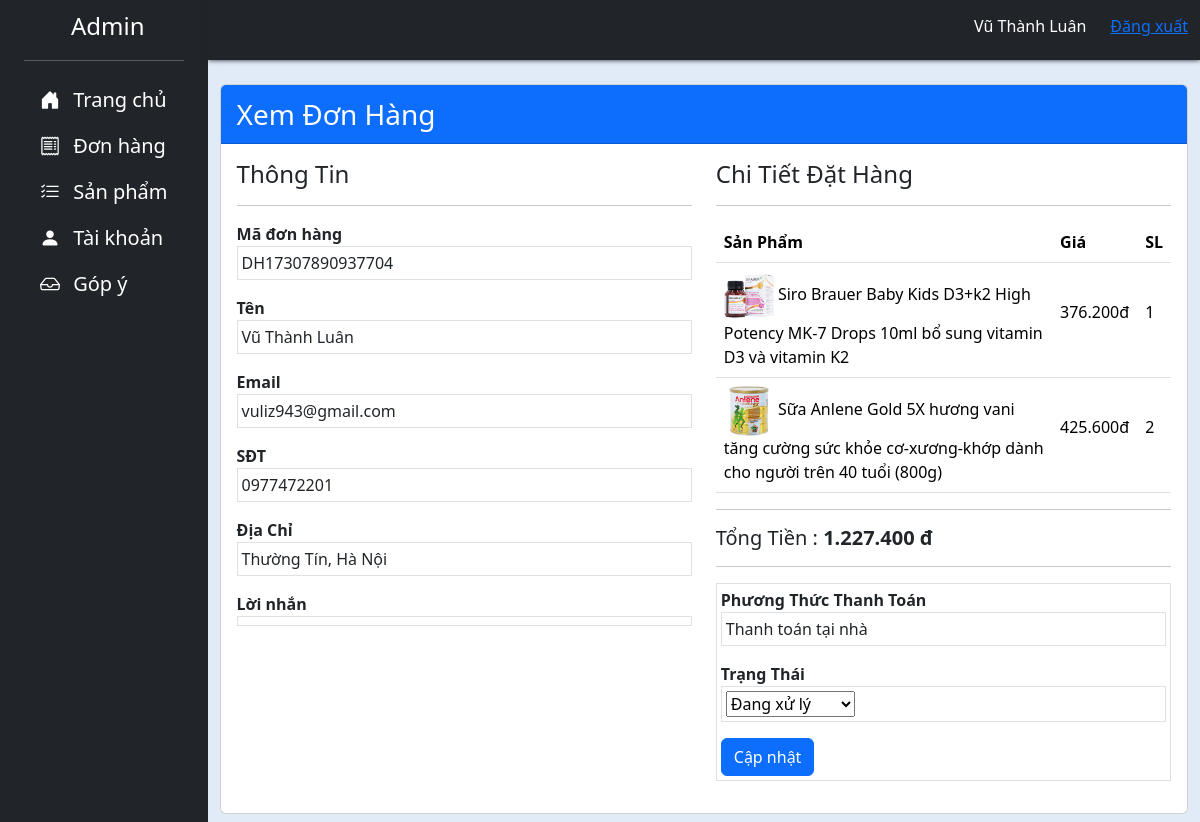
/Admin/admin-ordersdetail.php?ma=DH17307890937704 (signed in), run on the app's committed database.
### tables this page shows
CREATE TABLE `orders` (
  `id` int(4) NOT NULL,
  `ma_don_hang` varchar(20) NOT NULL,
  `user_id` int(4) NOT NULL,
  `name` varchar(50) NOT NULL,
  `email` varchar(50) NOT NULL,
  `sdt` varchar(15) NOT NULL,
  `address` varchar(150) NOT NULL,
  `comment` varchar(300) NOT NULL,
  `total` int(9) NOT NULL,
  `status` int(1) NOT NULL,
  `time` varchar(20) NOT NULL
);

CREATE TABLE `order_items` (
  `id` int(4) NOT NULL,
  `order_id` int(4) NOT NULL,
  `id_san_pham` int(4) NOT NULL,
  `sl` int(3) NOT NULL,
  `gia` int(8) NOT NULL
);

CREATE TABLE `san_pham` (
  `id` int(5) NOT NULL,
  `ten_san_pham` varchar(255) NOT NULL,
  `gia` int(9) NOT NULL,
  `img` varchar(255) DEFAULT NULL,
  `danh_muc` varchar(50) DEFAULT NULL,
  `quy_cach` text DEFAULT NULL,
  `nha_san_xuat` varchar(60) DEFAULT NULL,
  `nuoc_san_xuat` varchar(15) DEFAULT NULL,
  `thanh_phan` text DEFAULT NULL,
  `cong_dung` text DEFAULT NULL,
  `doi_tuong_su_dung` text DEFAULT NULL,
  `cach_su_dung` text DEFAULT NULL,
  `thoi_han_su_dung` varchar(20) DEFAULT NULL,
  `bao_quan` text DEFAULT NULL,
  `luu_y_khi_su_dung` text DEFAULT NULL,
  `so_dang_ky` varchar(20) DEFAULT NULL
);

### component/database.php (called while the page is built, shortened)
<?php
function dsitem($ma)
{
    return "SELECT
                san_pham.ten_san_pham AS name,
                san_pham.img AS img,
                order_items.sl,
                order_items.gia
            FROM
                order_items
            JOIN
                san_pham ON order_items.id_san_pham = san_pham.id
            WHERE
                order_items.order_id = (SELECT id FROM orders WHERE ma_don_hang = '" . $ma . "');";
}

### Admin/admin-ordersdetail.php (the view, shortened to what this page needs)
<?php include "header.php" ?>
<?php
if (isset($_GET['ma'])) {
    $ma = $_GET['ma'];
    $sql = "SELECT * FROM orders WHERE ma_don_hang = '$ma'";
    $result = $conn->query($sql);
    if ($result->num_rows > 0) {
        $data = mysqli_fetch_array($result);
    } else {
        echo "0 kết quả";
    }
} else {
    die();
}
?>
<div class="row py-2">
    <div class="container">
        <div class="">
            <div class="row">
                <div class="col-md-12">
                    <div class="card">
                        <div class="card-header bg-primary">
                            <span class="text-white fs-3">Xem Đơn Hàng</span>
                        </div>
                        <div class="card-body">
                            <div class="row">
                                <div class="col-md-6">
                                    <h4>Thông Tin</h4>
                                    <hr>
                                    <div class="row">
                                        <div class="col-md-12 mb-3">
                                            <label class="fw-bold">Mã đơn hàng</label>
                                            <div class="border p-1">
                                                <?= $data['ma_don_hang']; ?>
                                            </div>
                                        </div>
                                        <div class="col-md-12 mb-3">
                                            <label class="fw-bold">Tên</label>
                                            <div class="border p-1">
                                                <?= $data['name']; ?>
                                            </div>
                                        </div>
                                        <div class="col-md-12 mb-3">
                                            <label class="fw-bold">Email</label>
                                            <div class="border p-1">
                                                <?= $data['email']; ?>
                                            </div>
                                        </div>
                                        <div class="col-md-12 mb-3">
                                            <label class="fw-bold">SĐT</label>
                                            <div class="border p-1">
                                                <?= $data['sdt']; ?>
                                            </div>
                                        </div>
                                        <div class="col-md-12 mb-3">
                                            <label class="fw-bold">Địa Chỉ</label>
                                            <div class="border p-1">
                                                <?= $data['address']; ?>
                                            </div>
                                        </div>
                                        <div class="col-md-12 mb-3">
                                            <label class="fw-bold">Lời nhắn</label>
                                            <div class="border p-1">
                                            </div>
                                        </div>
                                    </div>
                                </div>
                                <div class="col-md-6">
                                    <h4>Chi Tiết Đặt Hàng</h4>
                                    <hr>
                                    <table class="table">
                                        <thead>
                                            <tr>
                                                <th>Sản Phẩm</th>
                                                <th>Giá</th>
                                                <th>SL</th>
                                            </tr>
                                        </thead>
                                        <tbody>
                                            <?php
                                            $order_query = dsitem($ma);
                                            $order_query_run = mysqli_query($conn, $order_query);
                                            if (mysqli_num_rows($order_query_run) > 0) {
                                                foreach ($order_query_run as $item) {
                                            ?>
                                                    <tr>
                                                        <td class="align-middle">
                                                            <img src="../img/<?= $item['img']; ?>" width="50px" height="50px" alt="<?= $item['name']; ?>">
                                                            <?= $item['name']; ?>
                                                        </td>
                                                        <td class="align-middle">
                                                            <p><?= number_format($item['gia'], 0, ',', '.') ?>đ</p>
                                                        </td>
                                                        <td class="align-middle">
                                                            <p><?= $item['sl']; ?></p>
                                                        </td>
                                                    </tr>
                                            <?php
                                                }
                                            }
                                            ?>
                                        </tbody>
                                    </table>
                                    <hr>
                                    <h5>Tổng Tiền : <span class="float-right fw-bold"><?= number_format($data['total'], 0, ',', '.') ?> đ</span></h5>
                                    <hr>
                                    <form method="post" action="" class="border p-1 mb-3">
                                        <label class="fw-bold">Phương Thức Thanh Toán</label>
                                        <div class="border p-1 mb-3">
                                            Thanh toán tại nhà
                                        </div>
                                        <label class="fw-bold">Trạng Thái</label>
                                        <div class="border p-1 mb-3">
                                            <select name="status">
                                                <option value="0" <?php if ($data['status'] == 0) echo "selected"; ?>>Đang xử lý</option>
                                            </select>
                                        </div>
                                        <div class="">
                                            <button type="submit" class="btn btn-primary">Cập nhật</button>
                                        </div>
                                    </form>
                                </div>
                            </div>
                        </div>
                    </div>
                </div>
            </div>
        </div>
    </div>
</div>
<?php include "footer.php" ?>

### style.css (style rules this page uses)
body { background-color: #e1eaf7; }

### data on the page
orders: ma_don_hang "DH17307890937704", name "Vũ Thành Luân", email "vuliz943@gmail.com", sdt "0977472201", address "Thường Tín, Hà Nội", total "1.227.400", status "Đang xử lý"
order_items: id_san_pham.img (picture), id_san_pham.ten_san_pham "Siro Brauer Baby Kids D3+k2 High Potency MK-7 Drops 10ml bổ sung vitamin D3 và vitamin K2", gia "376.200", sl "1"
order_items: id_san_pham.img (picture), id_san_pham.ten_san_pham "Sữa Anlene Gold 5X hương vani tăng cường sức khỏe cơ-xương-khớp dành cho người trên 40 tuổi (800g)", gia "425.600", sl "2"

### other printed values
$_SESSION['admin'] "Vũ Thành Luân"
